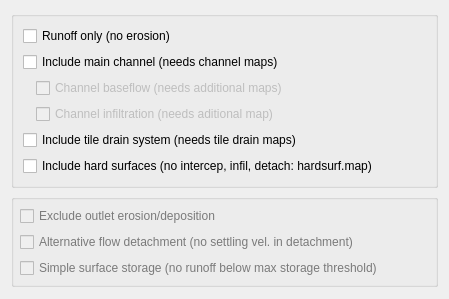
              <widget class="QWidget" name="page_3">
               <property name="geometry">
                <rect>
                 <x>0</x>
                 <y>0</y>
                 <width>449</width>
                 <height>299</height>
                </rect>
               </property>
               <attribute name="label">
                <string>Global Options</string>
               </attribute>
               <layout class="QGridLayout" name="gridLayout_24">
                <item row="0" column="0">
                 <widget class="QGroupBox" name="groupBox">
                  <layout class="QGridLayout" name="gridLayout_29">
                   <item row="0" column="0" colspan="2">
                    <widget class="QCheckBox" name="checkNoErosion">
                     <property name="font">
                      <font>
                       <weight>50</weight>
                       <bold>false</bold>
                      </font>
                     </property>
                     <property name="text">
                      <string>Runoff only (no erosion)</string>
                     </property>
                     <property name="checkable">
                      <bool>true</bool>
                     </property>
                     <property name="checked">
                      <bool>false</bool>
                     </property>
                    </widget>
                   </item>
                   <item row="1" column="0" colspan="2">
                    <widget class="QCheckBox" name="checkIncludeChannel">
                     <property name="font">
                      <font>
                       <weight>50</weight>
                       <bold>false</bold>
                      </font>
                     </property>
                     <property name="text">
                      <string>Include main channel (needs channel maps)</string>
                     </property>
                     <property name="checked">
                      <bool>false</bool>
                     </property>
                    </widget>
                   </item>
                   <item row="3" column="0">
                    <widget class="QLabel" name="label_55">
                     <property name="sizePolicy">
                      <sizepolicy hsizetype="Fixed" vsizetype="Preferred">
                       <horstretch>0</horstretch>
                       <verstretch>0</verstretch>
                      </sizepolicy>
                     </property>
                     <property name="text">
                      <string/>
                     </property>
                    </widget>
                   </item>
                   <item row="3" column="1">
                    <widget class="QCheckBox" name="checkChannelInfil">
                     <property name="enabled">
                      <bool>false</bool>
                     </property>
                     <property name="font">
                      <font>
                       <weight>50</weight>
                       <bold>false</bold>
                      </font>
                     </property>
                     <property name="text">
                      <string>Channel infiltration (needs aditional map)</string>
                     </property>
                    </widget>
                   </item>
                   <item row="4" column="0" colspan="2">
                    <widget class="QCheckBox" name="checkIncludeTiledrains">
                     <property name="font">
                      <font>
                       <weight>50</weight>
                       <bold>false</bold>
                      </font>
                     </property>
                     <property name="text">
                      <string>Include tile drain system (needs tile drain maps)</string>
                     </property>
                    </widget>
                   </item>
                   <item row="2" column="1">
                    <widget class="QCheckBox" name="checkChannelBaseflow">
                     <property name="enabled">
                      <bool>false</bool>
                     </property>
                     <property name="font">
                      <font>
                       <weight>50</weight>
                       <bold>false</bold>
                      </font>
                     </property>
                     <property name="text">
                      <string>Channel baseflow (needs additional maps)</string>
                     </property>
                    </widget>
                   </item>
                   <item row="5" column="0" colspan="2">
                    <widget class="QCheckBox" name="checkHardsurface">
                     <property name="enabled">
                      <bool>true</bool>
                     </property>
                     <property name="font">
                      <font>
                       <weight>50</weight>
                       <bold>false</bold>
                      </font>
                     </property>
                     <property name="text">
                      <string>Include hard surfaces (no intercep, infil, detach: hardsurf.map)</string>
                     </property>
                    </widget>
                   </item>
                  </layout>
                 </widget>
                </item>
                <item row="1" column="0">
                 <widget class="QGroupBox" name="groupBox">
                  <property name="palette">
                   <palette>
                    <active>
                     <colorrole role="WindowText">
                      <brush brushstyle="SolidPattern">
                       <color alpha="255">
                        <red>81</red>
                        <green>81</green>
                        <blue>81</blue>
                       </color>
                      </brush>
                     </colorrole>
                    </active>
                    <inactive>
                     <colorrole role="WindowText">
                      <brush brushstyle="SolidPattern">
                       <color alpha="255">
                        <red>81</red>
                        <green>81</green>
                        <blue>81</blue>
                       </color>
                      </brush>
                     </colorrole>
                    </inactive>
                    <disabled>
                     <colorrole role="WindowText">
                      <brush brushstyle="SolidPattern">
                       <color alpha="255">
                        <red>122</red>
                        <green>122</green>
                        <blue>122</blue>
                       </color>
                      </brush>
                     </colorrole>
                    </disabled>
                   </palette>
                  </property>
                  <layout class="QGridLayout" name="gridLayout_18">
                   <property name="margin">
                    <number>6</number>
                   </property>
                   <item row="0" column="0">
                    <widget class="QCheckBox" name="checkNoErosionOutlet">
                     <property name="enabled">
                      <bool>false</bool>
                     </property>
                     <property name="font">
                      <font>
                       <weight>50</weight>
                       <bold>false</bold>
                      </font>
                     </property>
                     <property name="text">
                      <string>Exclude outlet erosion/deposition </string>
                     </property>
                    </widget>
                   </item>
                   <item row="1" column="0">
                    <widget class="QCheckBox" name="checkAltErosion">
                     <property name="enabled">
                      <bool>false</bool>
                     </property>
                     <property name="font">
                      <font>
                       <weight>50</weight>
                       <bold>false</bold>
                      </font>
                     </property>
                     <property name="text">
                      <string>Alternative flow detachment (no settling vel. in detachment)</string>
                     </property>
                    </widget>
                   </item>
                   <item row="2" column="0">
                    <widget class="QCheckBox" name="checkSimpleDepression">
                     <property name="enabled">
                      <bool>false</bool>
                     </property>
                     <property name="font">
                      <font>
                       <weight>50</weight>
                       <bold>false</bold>
                      </font>
                     </property>
                     <property name="text">
                      <string>Simple surface storage (no runoff below max storage threshold)</string>
                     </property>
                    </widget>
                   </item>
                  </layout>
                 </widget>
                </item>
                <item row="2" column="0">
                 <spacer name="verticalSpacer_3">
                  <property name="orientation">
                   <enum>Qt::Vertical</enum>
                  </property>
                  <property name="sizeHint" stdset="0">
                   <size>
                    <width>20</width>
                    <height>40</height>
                   </size>
                  </property>
                 </spacer>
                </item>
               </layout>
              </widget>
